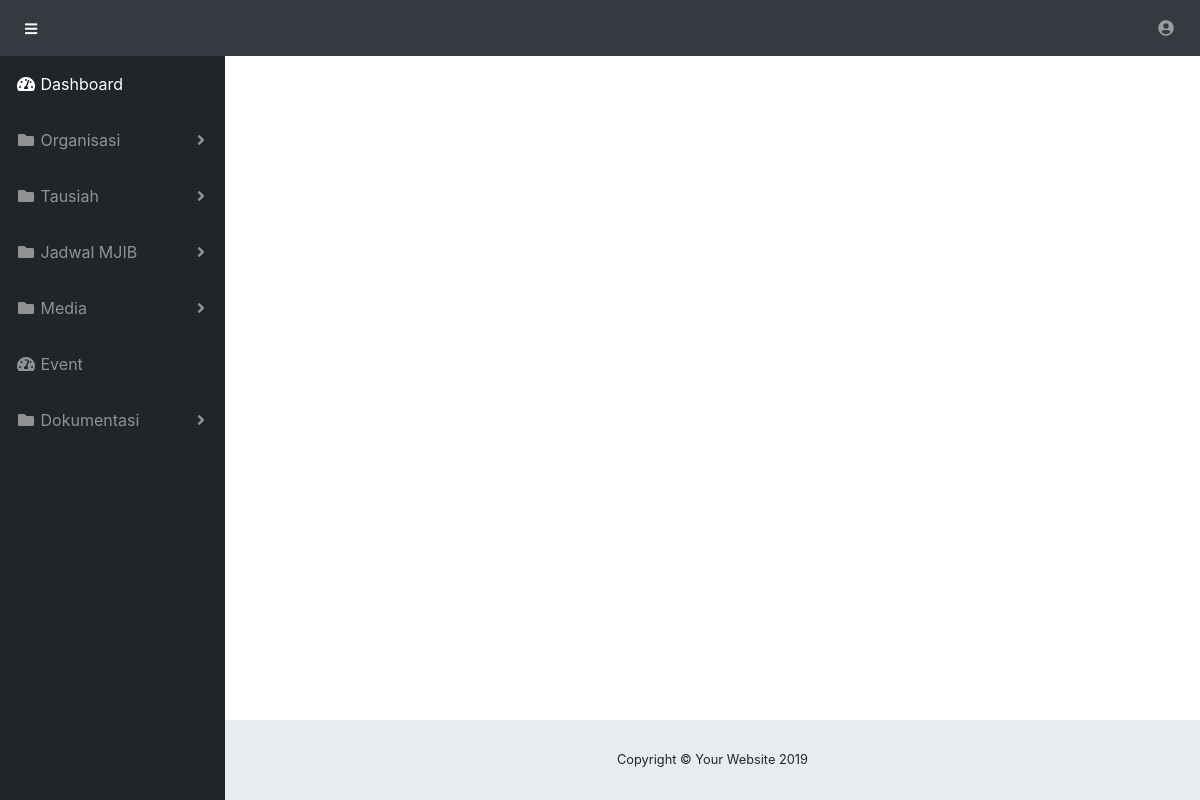
Before: /index.php/admin/BiografiMJIB with the older database file.
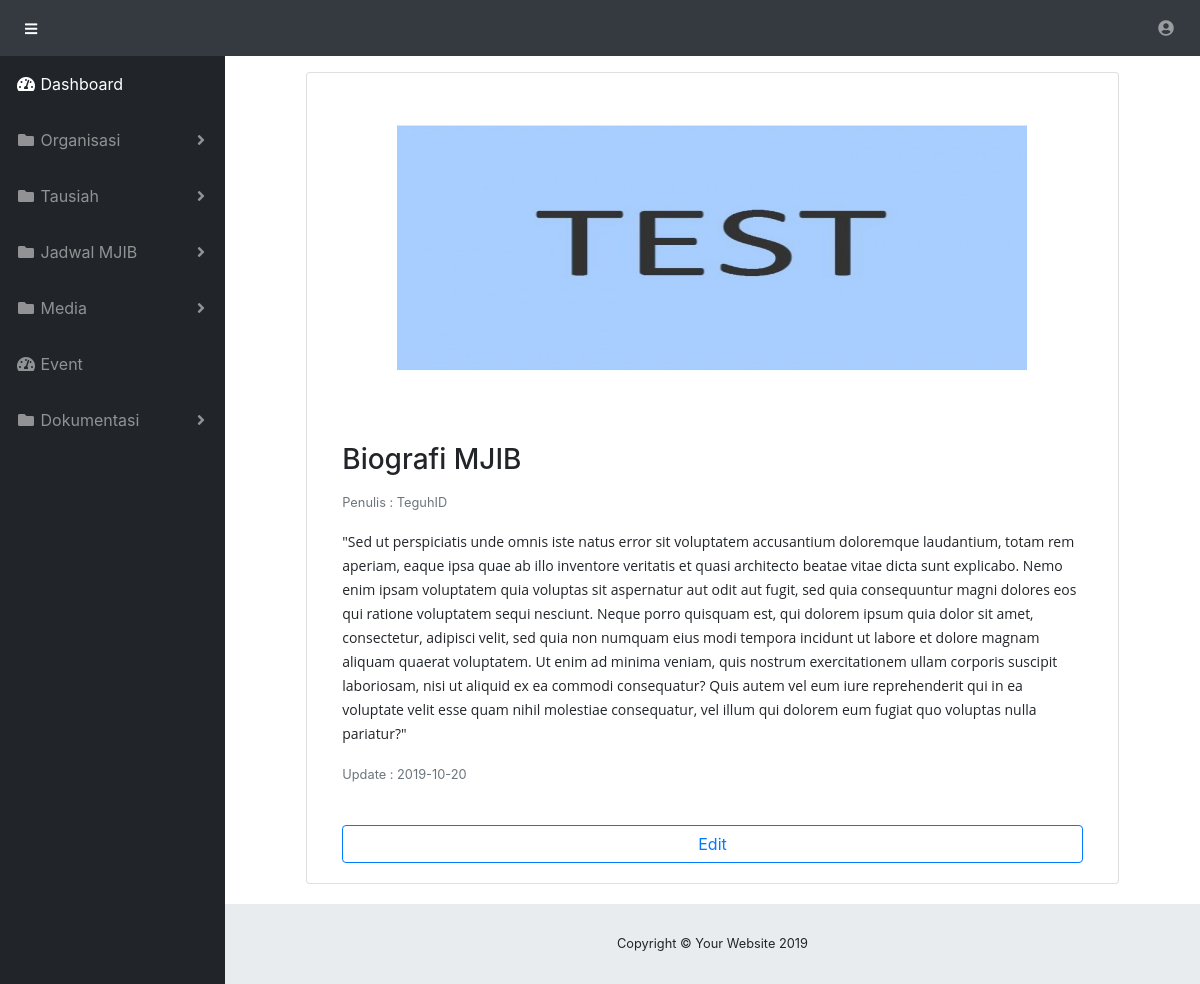
After: the same page with the newer database file.
### tables this page shows
CREATE TABLE `biografi_mjib` (
  `id` int(11) NOT NULL,
  `image` varchar(255) DEFAULT NULL,
  `biografi` longtext,
  `judul` varchar(255) DEFAULT NULL,
  `username` varchar(255) DEFAULT NULL,
  `updated_at` varchar(255) DEFAULT NULL
);

### application/controllers/Admin.php (called while the page is built, shortened)
<?php
class Admin extends CI_Controller {
	public function __construct()
	{
        $this->load->model('LoginModel');
        $this->load->model('AdminModel');
        $this->load->library('session');
	}
	public function BiografiMJIB()
	{
        $data['biografiMJIB']= $this->AdminModel->BiografiMJIB()->result_array();
        $this->load->view('Admin/Organisasi/BiografiMJIB', $data);
    }
}

### index.php (called while the page is built, shortened)
<?php
require_once BASEPATH.'core/CodeIgniter.php';

### application/models/AdminModel.php (called while the page is built, shortened)
<?php
class AdminModel extends CI_Model {
    public function BiografiMJIB()
    {
        return $query = $this->db->get('biografi_mjib');
    }
}

### application/views/Admin/Organisasi/BiografiMJIB.php (the view)
<?php $basedir = realpath(__DIR__); include($basedir . "..\..\Layout\Header.php");?>
<?php foreach ($biografiMJIB as $data): ?>
    <div class="row justify-content-center" style="margin-bottom:20px">
        <div class="card col-10">
        <?php if ($data['image'] == '') {?>
            <div class="row justify-content-center">
                <img src="<?php echo base_url('assets/admin/img/noimage.jpg')?>" width="630" height="350"><br>
            </div>
        <?php } else {?>
                <div class="row justify-content-center">
                <img src="<?php echo base_url('assets/admin/img/biografi/' . $data['image'])?>" width="630" height="350"><br>
            </div>
        <?php } ?>
            <div class="card-body">
                <h3 class="card-title"><?php echo $data['judul'];?></h3>
                <p class="card-text"><small class="text-muted">Penulis : <?php echo $data['username'];?></small></p>
                <p class="card-text"><?php echo $data['biografi'];?></p>
                <p class="card-text"><small class="text-muted">Update : <?php echo $data['updated_at'];?></small></p>
            </div>
            <a class="btn btn-outline-primary" href="<?php echo site_url('Admin/EditBiografiMJIB/' . $data['id'])?>" style="margin:20px">Edit</a>
        </div>
    </div>
<?php endforeach; ?>
<?php $basedir = realpath(__DIR__); include($basedir . "..\..\Layout\Footer.php");?>

Changed rows visible on the page:
added biografi_mjib: image (picture), judul "Biografi MJIB", username "TeguhID", biografi "\"Sed ut perspiciatis unde omnis iste natus error sit voluptatem accusantium doloremque laudantium, totam rem aperiam, eaque ipsa quae ab illo inventore veritatis et quasi architecto beatae vitae dicta sunt explicabo. Nemo enim ipsam voluptatem quia voluptas sit aspernatur aut odit aut fugit, sed quia consequuntur magni dolores eos qui ratione voluptatem sequi nesciunt. Neque porro quisquam est, qui dolorem ipsum quia dolor sit amet, consectetur, adipisci velit, sed quia non numquam eius modi tempora incidunt ut labore et dolore magnam aliquam quaerat voluptatem. Ut enim ad minima veniam, quis nostrum exercitationem ullam corporis suscipit laboriosam, nisi ut aliquid ex ea commodi…", updated_at "2019-10-20"
